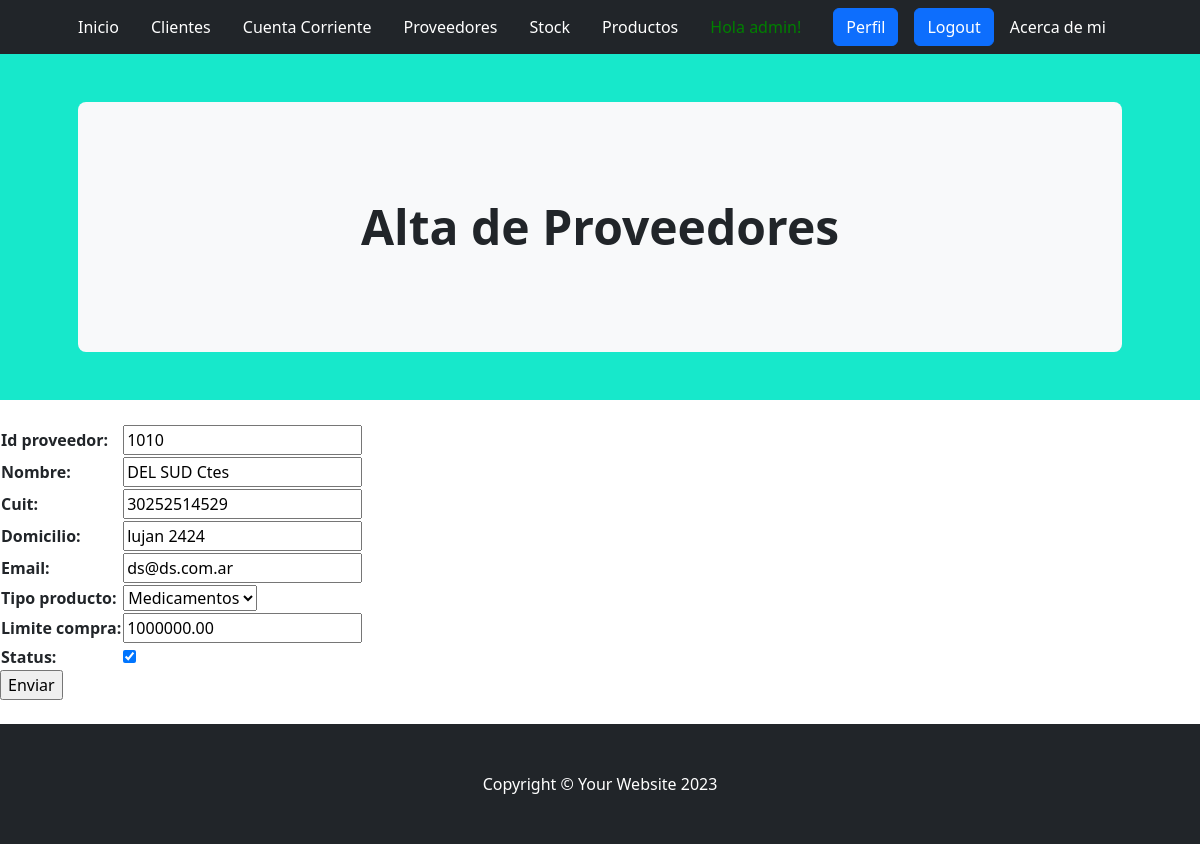
The app's page /aplicacion/proveedores_update/1/ (signed in) with its own data.
### aplicacion/models.py (models this page shows, shortened)
class Proveedor(models.Model):
    id_proveedor=models.IntegerField()
    nombre = models.CharField(max_length=100)
    cuit=models.IntegerField()
    domicilio=models.CharField(max_length=300)
    email=models.EmailField()
    TIPO_PRODUCTO_CHOICES = [
        ('Medicamentos', 'Medicamentos'),
        ('Perfumeria', 'Perfumeria'),
        ('Regaleria', 'Regaleria'),
        ('Libreria', 'Libreria'),
        ('Descartables', 'Descartables'),
        ('Otros', 'Otros'),
    ]
    tipo_producto = models.CharField(max_length=100, choices=TIPO_PRODUCTO_CHOICES)
    limite_compra = models.DecimalField(max_digits=10, decimal_places=2)
    status=models.BooleanField()
    class Meta:
        verbose_name="Proveedor"
        verbose_name_plural="Proveedores"

### aplicacion/views.py (the view)
# urls.py: path('proveedores_update/<int:pk>/', ProveedorUpdate.as_view(), name="proveedores_update"),
class ProveedorUpdate(LoginRequiredMixin,UpdateView):
    model = Proveedor
    fields = ['id_proveedor', 'nombre', 'cuit','domicilio','email','tipo_producto','limite_compra','status']
    success_url = reverse_lazy('proveedores')

### aplicacion/templates/aplicacion/proveedor_form.html (shortened to what this page needs)
{% extends 'aplicacion/home.html' %}
{% block titulo %}
<header class="py-5" style="background-color: #17E8CB;">
    <div class="container px-lg-5">
        <div class="p-4 p-lg-5 bg-light rounded-3 text-center">
            <div class="m-4 m-lg-5">
                <h1 class="display-5 fw-bold">Alta de Proveedores</h1>
            </div>
        </div>
    </div>
</header>
{% endblock titulo %}
{% block contenido %}
<form action="" method="post">
    <br>
    <table>
        {{ form.as_table }}
    </table>
<input type="submit" value="Enviar">
</form>
{% endblock contenido %}
{% block menues %}
    <br>
{% endblock menues %}

### aplicacion/templates/aplicacion/home.html (shortened to what this page needs)
<!DOCTYPE html>
<html lang="en">
    <head>
        {% load static %}
        <link href="https://cdn.jsdelivr.net/npm/bootstrap-icons@1.4.1/font/bootstrap-icons.css" rel="stylesheet" />
        <link href="{% static 'css/styles.css'%}" rel="stylesheet" />
        <link rel="stylesheet" href="https://cdnjs.cloudflare.com/ajax/libs/font-awesome/6.4.0/css/all.min.css">
    </head>
    <body>
        <nav class="navbar navbar-expand-lg navbar-dark bg-dark">
            <div class="container px-lg-5">
                {% if user.is_authenticated %}
                    <a class="navbar-brand" href="{% url 'home' %}" style="font-size: 16px;">Inicio</a>
                    <a class="navbar-brand" href="{% url 'clientes' %}" style="font-size: 16px;">Clientes</a>
                    <a class="navbar-brand" href="{% url 'cuentas' %}" style="font-size: 16px;">Cuenta Corriente</a>
                    <a class="navbar-brand" href="{% url 'proveedores' %}" style="font-size: 16px;">Proveedores</a>
                    <a class="navbar-brand" href="{% url 'stock' %}" style="font-size: 16px;">Stock</a>
                    <a class="navbar-brand" href="{% url 'productos' %}" style="font-size: 16px;">Productos</a>
                    <a style="color:green">Hola {{user.username}}!</a>
                    <a class="btn btn-primary" href="{% url 'editar_perfil' %}">Perfil</a>
                    <a class="btn btn-primary" href="{% url 'logout' %}">Logout</a>
                    <a class="navbar-brand" href="{% url 'acercademi' %}" style="font-size: 16px;">Acerca de mi</a>
                {% else %}
                    <a class="btn btn-primary" href="{% url 'login' %}">Login</a>
                    <a class="navbar-brand" href="https://youtu.be/ZOIlyNOlLJU" target="_blank" style="font-size: 16px;">Video explicativo</a>
                    <a class="btn btn-success" href="{% url 'registro' %}">Registro</a>
                {% endif %}
            </div>
        </nav>
        {% block titulo %}{% endblock titulo %}
        {% block contenido %}
        {% endblock contenido %}
        {% block menues %}{% endblock menues %}
        <footer class="py-5 bg-dark">
            <div class="container"><p class="m-0 text-center text-white">Copyright &copy; Your Website 2023</p></div>
        </footer>
    </body>
</html>

### records on screen
Proveedor: id_proveedor "1010", nombre "DEL SUD Ctes", cuit "30252514529", domicilio "lujan 2424", email "ds@ds.com.ar", tipo_producto "Medicamentos", limite_compra "1000000.00", status "☑"

### other values on screen
{{ user.username }} "admin"
